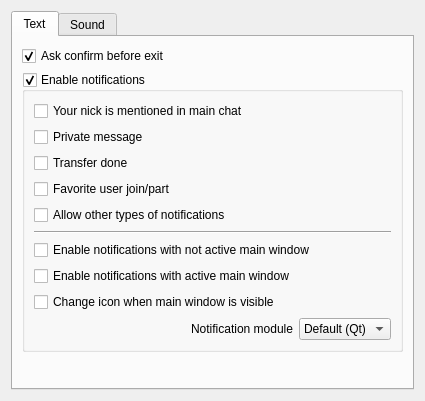
<?xml version="1.0" encoding="UTF-8"?>
<ui version="4.0">
 <class>UISettingsNotification</class>
 <widget class="QWidget" name="UISettingsNotification">
  <property name="geometry">
   <rect>
    <x>0</x>
    <y>0</y>
    <width>425</width>
    <height>401</height>
   </rect>
  </property>
  <property name="windowTitle">
   <string>Form</string>
  </property>
  <layout class="QGridLayout" name="gridLayout">
   <item row="0" column="0">
    <widget class="QTabWidget" name="tabWidget">
     <property name="currentIndex">
      <number>0</number>
     </property>
     <widget class="QWidget" name="tab">
      <attribute name="title">
       <string>Text</string>
      </attribute>
      <layout class="QVBoxLayout" name="verticalLayout_2">
       <item>
        <widget class="QCheckBox" name="checkBox_EXIT_CONFIRM">
         <property name="text">
          <string>Ask confirm before exit</string>
         </property>
         <property name="checked">
          <bool>true</bool>
         </property>
        </widget>
       </item>
       <item>
        <widget class="QGroupBox" name="groupBox">
         <property name="title">
          <string>Enable notifications</string>
         </property>
         <property name="checkable">
          <bool>true</bool>
         </property>
         <layout class="QVBoxLayout" name="verticalLayout">
          <item>
           <widget class="QCheckBox" name="checkBox_NICKSAY">
            <property name="text">
             <string>Your nick is mentioned in main chat</string>
            </property>
           </widget>
          </item>
          <item>
           <widget class="QCheckBox" name="checkBox_PM">
            <property name="text">
             <string>Private message</string>
            </property>
           </widget>
          </item>
          <item>
           <widget class="QCheckBox" name="checkBox_TRDONE">
            <property name="text">
             <string>Transfer done</string>
            </property>
           </widget>
          </item>
          <item>
           <widget class="QCheckBox" name="checkBox_FAVJOIN">
            <property name="text">
             <string>Favorite user join/part</string>
            </property>
           </widget>
          </item>
          <item>
           <widget class="QCheckBox" name="checkBox_ANY">
            <property name="text">
             <string>Allow other types of notifications</string>
            </property>
           </widget>
          </item>
          <item>
           <widget class="Line" name="line">
            <property name="orientation">
             <enum>Qt::Horizontal</enum>
            </property>
           </widget>
          </item>
          <item>
           <widget class="QCheckBox" name="checkBox_MWVISIBLE">
            <property name="text">
             <string>Enable notifications with not active main window</string>
            </property>
           </widget>
          </item>
          <item>
           <widget class="QCheckBox" name="checkBox_MWACTIVE">
            <property name="text">
             <string>Enable notifications with active main window</string>
            </property>
           </widget>
          </item>
          <item>
           <widget class="QCheckBox" name="checkBox_CHICON">
            <property name="text">
             <string>Change icon when main window is visible</string>
            </property>
           </widget>
          </item>
          <item>
           <widget class="QFrame" name="frame">
            <layout class="QHBoxLayout" name="horizontalLayout">
             <property name="margin">
              <number>0</number>
             </property>
             <item>
              <widget class="QLabel" name="label_4">
               <property name="sizePolicy">
                <sizepolicy hsizetype="Expanding" vsizetype="Preferred">
                 <horstretch>0</horstretch>
                 <verstretch>0</verstretch>
                </sizepolicy>
               </property>
               <property name="text">
                <string>Notification module</string>
               </property>
               <property name="alignment">
                <set>Qt::AlignRight|Qt::AlignTrailing|Qt::AlignVCenter</set>
               </property>
               <property name="wordWrap">
                <bool>true</bool>
               </property>
              </widget>
             </item>
             <item>
              <widget class="QComboBox" name="comboBox">
               <property name="sizePolicy">
                <sizepolicy hsizetype="Minimum" vsizetype="Fixed">
                 <horstretch>0</horstretch>
                 <verstretch>0</verstretch>
                </sizepolicy>
               </property>
               <item>
                <property name="text">
                 <string>Default (Qt)</string>
                </property>
               </item>
               <item>
                <property name="text">
                 <string>D-Bus</string>
                </property>
               </item>
              </widget>
             </item>
            </layout>
           </widget>
          </item>
         </layout>
        </widget>
       </item>
       <item>
        <spacer name="verticalSpacer">
         <property name="orientation">
          <enum>Qt::Vertical</enum>
         </property>
         <property name="sizeHint" stdset="0">
          <size>
           <width>20</width>
           <height>40</height>
          </size>
         </property>
        </spacer>
       </item>
      </layout>
     </widget>
     <widget class="QWidget" name="tab_2">
      <attribute name="title">
       <string>Sound</string>
      </attribute>
      <layout class="QGridLayout" name="gridLayout_5">
       <item row="0" column="0">
        <widget class="QGroupBox" name="groupBox_SND">
         <property name="title">
          <string>Enable sounds</string>
         </property>
         <property name="checkable">
          <bool>true</bool>
         </property>
         <layout class="QGridLayout" name="gridLayout_4">
          <item row="0" column="0" rowspan="2" colspan="3">
           <widget class="QGroupBox" name="groupBox_NICK">
            <property name="title">
             <string>Your nick is mentioned in main chat</string>
            </property>
            <property name="checkable">
             <bool>true</bool>
            </property>
            <layout class="QGridLayout" name="gridLayout_7">
             <property name="margin">
              <number>1</number>
             </property>
             <item row="0" column="0">
              <widget class="LineEdit" name="lineEdit_SNDNICKSAY"/>
             </item>
             <item row="0" column="1">
              <widget class="QPushButton" name="pushButton_TESTNICKSAY">
               <property name="text">
                <string>Test</string>
               </property>
              </widget>
             </item>
             <item row="0" column="2">
              <widget class="QToolButton" name="toolButton_BRWNICK">
               <property name="text">
                <string/>
               </property>
              </widget>
             </item>
            </layout>
           </widget>
          </item>
          <item row="3" column="0" colspan="3">
           <widget class="QGroupBox" name="groupBox_PM">
            <property name="title">
             <string>Private message</string>
            </property>
            <property name="checkable">
             <bool>true</bool>
            </property>
            <layout class="QGridLayout" name="gridLayout_8">
             <property name="margin">
              <number>1</number>
             </property>
             <item row="0" column="0">
              <widget class="LineEdit" name="lineEdit_SNDPM"/>
             </item>
             <item row="0" column="1">
              <widget class="QPushButton" name="pushButton_TESTPM">
               <property name="text">
                <string>Test</string>
               </property>
              </widget>
             </item>
             <item row="0" column="2">
              <widget class="QToolButton" name="toolButton_BRWPM">
               <property name="text">
                <string/>
               </property>
              </widget>
             </item>
             <item row="1" column="0">
              <widget class="QCheckBox" name="checkBox_ACTIVEPM">
               <property name="text">
                <string>Play sound on active PM window</string>
               </property>
              </widget>
             </item>
            </layout>
           </widget>
          </item>
          <item row="4" column="0" colspan="3">
           <widget class="QGroupBox" name="groupBox_TR">
            <property name="title">
             <string>Transfer done</string>
            </property>
            <property name="checkable">
             <bool>true</bool>
            </property>
            <layout class="QGridLayout" name="gridLayout_9">
             <property name="margin">
              <number>1</number>
             </property>
             <item row="0" column="0">
              <widget class="LineEdit" name="lineEdit_SNDTRDONE"/>
             </item>
             <item row="0" column="1">
              <widget class="QPushButton" name="pushButton_TESTTR">
               <property name="text">
                <string>Test</string>
               </property>
              </widget>
             </item>
             <item row="0" column="2">
              <widget class="QToolButton" name="toolButton_BRWTR">
               <property name="text">
                <string/>
               </property>
              </widget>
             </item>
            </layout>
           </widget>
          </item>
          <item row="5" column="0" colspan="3">
           <widget class="QGroupBox" name="groupBox_FAV">
            <property name="title">
             <string>Favorite user event</string>
            </property>
            <property name="checkable">
             <bool>true</bool>
            </property>
            <layout class="QGridLayout" name="gridLayout_2">
             <property name="margin">
              <number>1</number>
             </property>
             <item row="0" column="0">
              <widget class="QLineEdit" name="lineEdit_FAV"/>
             </item>
             <item row="0" column="1">
              <widget class="QPushButton" name="pushButton_TESTFAV">
               <property name="text">
                <string>Test</string>
               </property>
              </widget>
             </item>
             <item row="0" column="2">
              <widget class="QToolButton" name="toolButton_BRWFAV">
               <property name="text">
                <string/>
               </property>
              </widget>
             </item>
            </layout>
           </widget>
          </item>
         </layout>
        </widget>
       </item>
       <item row="3" column="0">
        <spacer name="verticalSpacer_2">
         <property name="orientation">
          <enum>Qt::Vertical</enum>
         </property>
         <property name="sizeHint" stdset="0">
          <size>
           <width>20</width>
           <height>40</height>
          </size>
         </property>
        </spacer>
       </item>
       <item row="1" column="0">
        <widget class="QGroupBox" name="groupBox_SNDCMD">
         <property name="title">
          <string>Use external command</string>
         </property>
         <property name="checkable">
          <bool>true</bool>
         </property>
         <layout class="QGridLayout" name="gridLayout_6">
          <property name="margin">
           <number>1</number>
          </property>
          <item row="0" column="0">
           <widget class="LineEdit" name="lineEdit_SNDCMD">
            <property name="toolTip">
             <string>If your sound files' format is unsupported by Qt, you can define
custom media player here to play them.
For example: /usr/bin/mplayer</string>
            </property>
           </widget>
          </item>
         </layout>
        </widget>
       </item>
      </layout>
     </widget>
    </widget>
   </item>
  </layout>
 </widget>
 <customwidgets>
  <customwidget>
   <class>LineEdit</class>
   <extends>QLineEdit</extends>
   <header>LineEdit.h</header>
  </customwidget>
 </customwidgets>
 <resources/>
 <connections>
  <connection>
   <sender>checkBox_MWACTIVE</sender>
   <signal>clicked(bool)</signal>
   <receiver>checkBox_MWVISIBLE</receiver>
   <slot>setDisabled(bool)</slot>
   <hints>
    <hint type="sourcelabel">
     <x>186</x>
     <y>252</y>
    </hint>
    <hint type="destinationlabel">
     <x>186</x>
     <y>227</y>
    </hint>
   </hints>
  </connection>
  <connection>
   <sender>checkBox_MWACTIVE</sender>
   <signal>clicked(bool)</signal>
   <receiver>checkBox_MWVISIBLE</receiver>
   <slot>setChecked(bool)</slot>
   <hints>
    <hint type="sourcelabel">
     <x>186</x>
     <y>252</y>
    </hint>
    <hint type="destinationlabel">
     <x>186</x>
     <y>227</y>
    </hint>
   </hints>
  </connection>
 </connections>
</ui>
